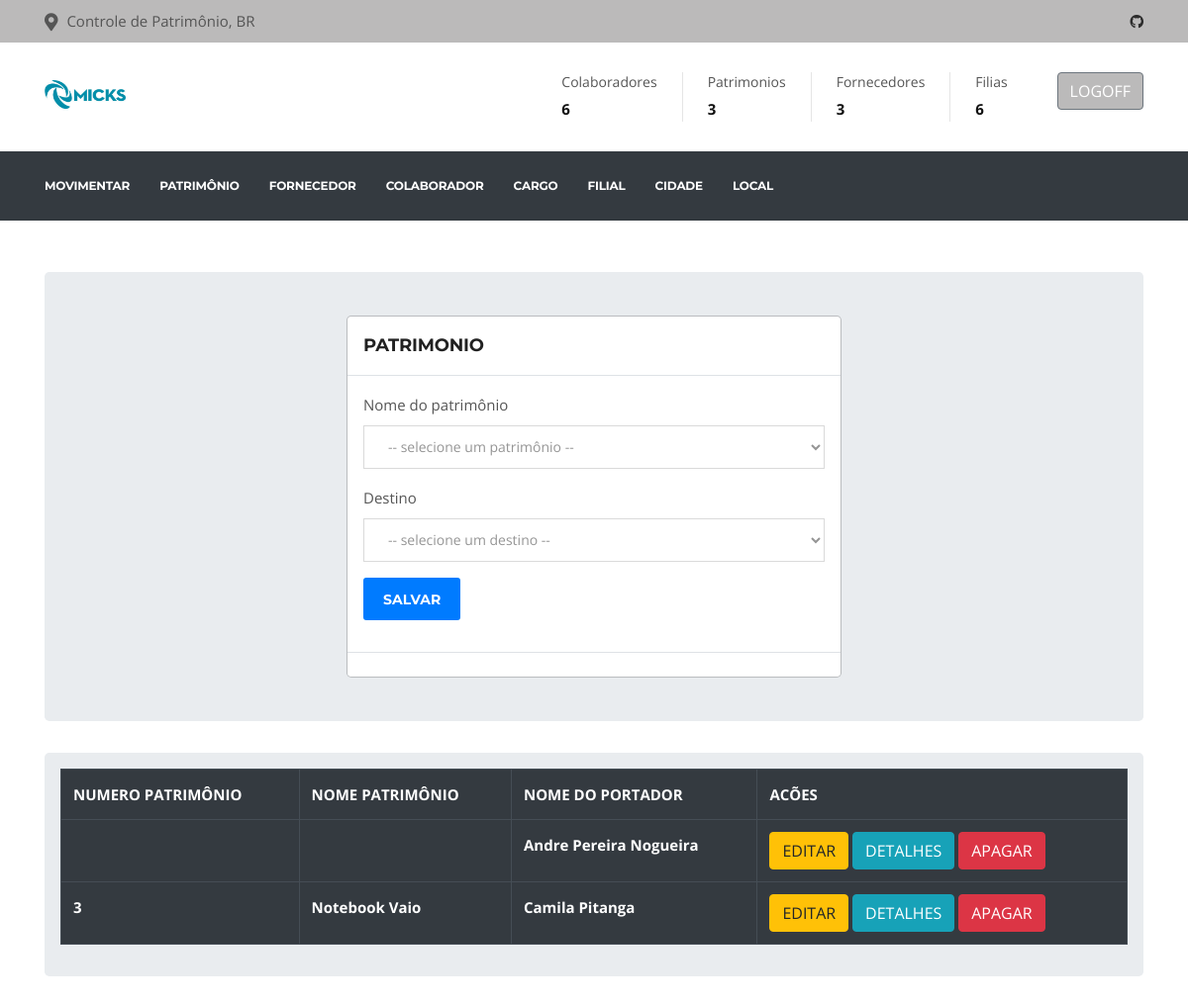
The page /movimentar/ (signed in) on the database its author committed.
### app/model/models.py (models this page shows, shortened)
class Movimentado(db.Model):
    __tablename__ = 'movimentado'
    id_movimentado = db.Column(db.Integer, autoincrement=True, primary_key=True)
    data = db.Column(db.DateTime,default=datetime.datetime.utcnow)
    id_patrimonio = db.Column(db.Integer, db.ForeignKey('patrimonio.id_patrimonio'))
    id_colaborador = db.Column(db.Integer, db.ForeignKey('colaborador.id_colaborador'))
    patrimonio = db.relationship('Patrimonio')
    colaborador = db.relationship('Colaborador')

class Colaborador(db.Model):
    __tablename__ = 'colaborador'
    id_colaborador = db.Column(db.Integer, autoincrement=True, primary_key=True)
    nome = db.Column(db.String(100), unique=True, nullable=False)
    email = db.Column(db.String(100), unique=True)
    telefone = db.Column(db.String(100))
    endereco = db.Column(db.String(100))
    id_filial = db.Column(db.Integer, db.ForeignKey('filial.id_filial'))
    id_cargo = db.Column(db.Integer, db.ForeignKey('cargo.id_cargo'))
    filial = db.relationship('Filial')
    cargo = db.relationship('Cargo')

class Patrimonio(db.Model):
    __tablename__ = 'patrimonio'
    id_patrimonio = db.Column(db.Integer, autoincrement=True, primary_key=True)
    nome = db.Column(db.String(86), nullable=False)
    categoria = db.Column(db.String(84), nullable=False)
    n_serie = db.Column(db.String(128))
    n_patrimonio = db.Column(db.String(128), nullable=False, unique=True)
    fornecedor_id = db.Column(db.Integer, db.ForeignKey('fornecedor.id_fornecedor'))
    fornecedor = db.relationship('Fornecedor')

### app/routes.py (the view)
@app.route("/movimentar/",methods=["GET","POST"])
@login_required
def movimentar():
    return MovimentarControler.movimentarlista()

### app/controler/allData.py (called while the page is built)
    def total():
        coladorador = Colaborador.query.count()
        patrimonio = Patrimonio.query.count()
        fornecedor = Fornecedor.query.count()
        filial = Filial.query.count()
        data = {'coladorador': coladorador,
                'patrimonio': patrimonio,
                'fornecedor': fornecedor,
                'filial': filial}
        return data

### app/controler/movimentar.py (called while the page is built, shortened)
    def movimentarlista():
        select = '''SELECT * FROM patrimonio p WHERE p.id_patrimonio NOT IN (SELECT m.id_patrimonio FROM movimentado m);'''
        todasPatrimonio = db.session.execute(select)
        todasColaborador = Colaborador.query.all()
        todasMovimentado = Movimentado.query.all()
        for a in todasColaborador:
            print('>>>>>>>>>>>>>>>>>>>>>>>>>>>>>>>>>>>>>>>>>>>>>',a ,type(todasPatrimonio))
        return render_template("movimentar.html",todasColaborador=todasColaborador,
                                            todasPatrimonio=todasPatrimonio,
                                            todasMovimentado = todasMovimentado,
                                            data=Total.total())

### app/model/models.py (called while the page is built)
@login_manager.user_loader
def get_user(user_id):
    return User.query.filter_by(id=user_id).first()

### app/templates/movimentar.html (shortened to what this page needs)
{% extends "base.html" %}
{% block head %}
{{ super() }}
{% endblock %}
{% block content %}
<br>
<br>
<div class="container">
    <div class="row justify-content-center">
        <div class="col-lg-12">
            <div class="jumbotron p-3">
                <div class="modal-dialog">
                    <div class="modal-content">
                        <div class="modal-header">
                            <h4 class="modal-title">PATRIMONIO</h4>
                        </div>
                        <div class="modal-body">
                            <form action="" method="POST">
                                <div class="form-group">
                                    <label for="fornecedor">Nome do patrimônio</label>
                                    <select class="form-control" id="id_patrimonio_mov" name="id_patrimonio_mov"
                                        required>
                                        <option disabled selected value> -- selecione um patrimônio -- </option>
                                    </select>
                                </div>
                                <div class="form-group">
                                    <label for="fornecedor">Destino</label>
                                    <select class="form-control" id="id_colaborador_mov" name="id_colaborador_mov"
                                        required>
                                        <option disabled selected value> -- selecione um destino -- </option>
                                    </select>
                                </div>
                                <div class="form-group">
                                    <button class="btn btn-primary" name="salvar" type="">SALVAR</button>
                                </div>
                            </form>
                        </div>
                        <div class="modal-footer"></div>
                    </div>
                </div>
            </div>
        </div>
    </div>
    <div class="row">
        <div class="col-lg-12">
            <div class="jumbotron p-3">
                <table class="table table-bordered table-dark">
                    <tr>
                        <th>NUMERO PATRIMÔNIO</th>
                        <th>NOME PATRIMÔNIO</th>
                        <th>NOME DO PORTADOR</th>
                        <th>ACÕES</th>
                    </tr>
                    {% for movimentado in todasMovimentado %}
                    <tr>
                        <th>{{movimentado.patrimonio.n_patrimonio}}</th>
                        <th>{{movimentado.patrimonio.nome}}</th>
                        <th>{{movimentado.colaborador.nome}}</th>
                        <td>
                            <a href="" class="btn btn-warning btn-xs"
                                data-toggle="modal" data-target="">EDITAR</a>
                            <a href="" class="btn btn-info" data-toggle="modal"
                                data-target="">DETALHES</a>
                           <a href="/movimentadoDelete/{{movimentado.id_movimentado}}" class="btn btn-danger btn-xs"
                                onclick="return confirm('Deseja realmente apagar?')">APAGAR</a>
                        </td>
                    </tr>
                    {% endfor %}
                </table>
            </div>
        </div>
    </div>
    {% endblock %}

### app/static/style2.css (style rules this page uses)
body { background: #fff; color: #555; }
body, p { font-family: "Open Sans", sans-serif; text-rendering: optimizeLegibility; -webkit-font-smoothing: antialiased !important; line-height: 26px; font-size: 15px; }
h1, h2, h3, h4, h5, h6 { color: #212121; font-weight: 700; font-family: 'Montserrat', sans-serif; text-rendering: optimizeLegibility; -webkit-font-smoothing: antialiased !important; }
h4 { font-size: 18px; line-height: 28px; text-transform: uppercase; letter-spacing: -.2px; }
html { overflow-x: hidden !important; width: 100%; height: 100%; position: relative; -webkit-font-smoothing: antialiased; text-rendering: optimizeLegibility; }
body { border: 0; margin: 0; padding: 0; }
a:link, a:visited { text-decoration: none; }
a { color: inherit; transition: .2s ease; }
.form-control { box-shadow: none; border: 1px solid #dadada; padding: 5px 20px; height: 44px; background: none; color: #959595; font-size: 14px; border-radius: 0; }
.btn-primary, .btn-dark { border: 0; border-radius: 3px; padding: 12px 20px 10px; font-weight: 700; text-transform: uppercase; color: #fff; font-family: "Montserrat", sans-serif; transition: 350ms; font-size: 14px; }
label { font-weight: 400; }

### rows shown on the page
Movimentado: colaborador.nome "Andre Pereira Nogueira"
Movimentado: patrimonio.n_patrimonio "3", patrimonio.nome "Notebook Vaio", colaborador.nome "Camila Pitanga"

### other values the page prints
{{ data['coladorador'] }} "6"
{{ data['patrimonio'] }} "3"
{{ data['fornecedor'] }} "3"
{{ data['filial'] }} "6"
